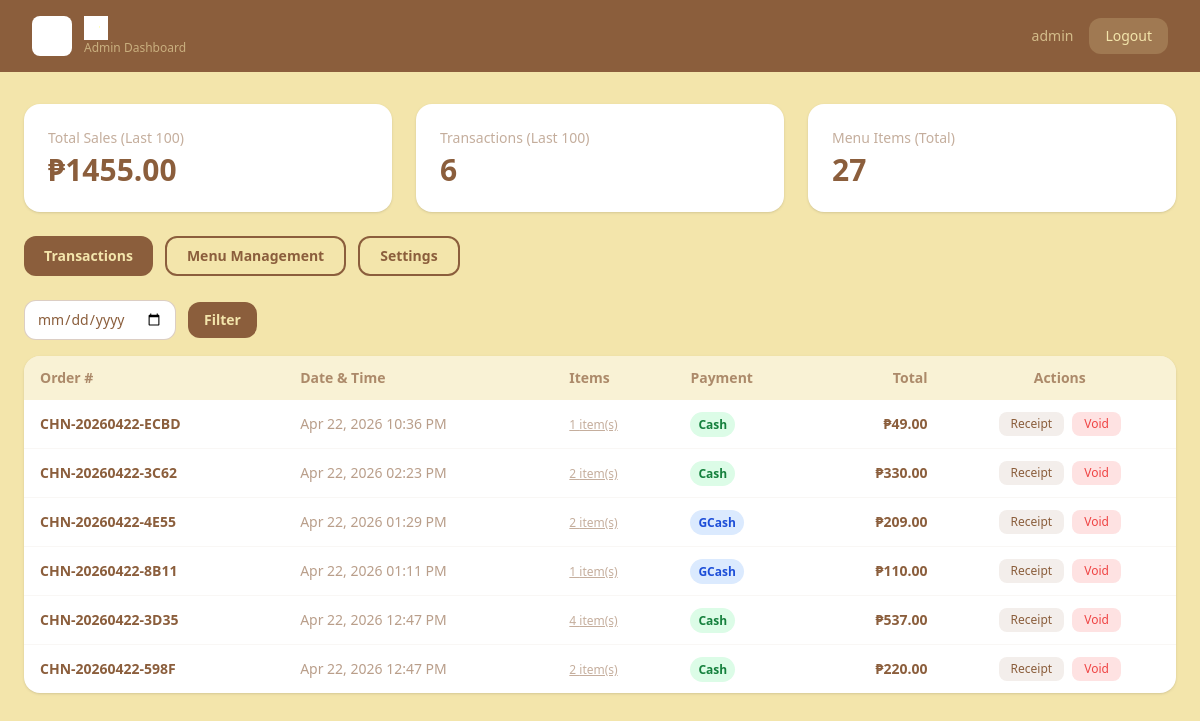
The page /admin (signed in) on the database its author committed.
### models.py (models this page shows)
class User(Base):
    __tablename__ = "users"
    id = Column(Integer, primary_key=True, index=True)
    username = Column(String, unique=True, nullable=False)
    password = Column(String, nullable=False)
    role = Column(String, default="cashier")

class Transaction(Base):
    __tablename__ = "transactions"
    id = Column(Integer, primary_key=True, index=True)
    order_number = Column(String, nullable=False)
    timestamp = Column(DateTime, default=datetime.utcnow)
    items_json = Column(Text, nullable=False)
    total_amount = Column(Float, nullable=False)
    payment_method = Column(String, nullable=False)
    amount_tendered = Column(Float, nullable=True)
    change_given = Column(Float, nullable=True)
    cashier_id = Column(Integer, ForeignKey("users.id"))
    is_voided = Column(Boolean, default=False)
    void_reason = Column(String, nullable=True)
    cashier = relationship("User")

### main.py (the view)
@app.get("/admin", response_class=HTMLResponse)
def admin_dashboard(request: Request, filter_date: str = None, db: Session = Depends(get_db)):
    user = get_session_user(request, db)
    if not user or user.role != "admin":
        return RedirectResponse("/login")
    query = db.query(Transaction).filter(Transaction.is_voided == False)
    if filter_date:
        try:
            d = date.fromisoformat(filter_date)
            query = query.filter(
                Transaction.timestamp >= datetime(d.year, d.month, d.day, 0, 0, 0),
                Transaction.timestamp <= datetime(d.year, d.month, d.day, 23, 59, 59),
            )
        except ValueError:
            pass
    transactions = query.order_by(Transaction.timestamp.desc()).limit(100).all()
    total_sales = sum(t.total_amount for t in transactions)
    for tx in transactions:
        tx.items = json.loads(tx.items_json)
    products = db.query(Product).order_by(Product.category, Product.name).all()
    settings = get_settings(db)
    return templates.TemplateResponse("admin.html", {
        "request": request,
        "user": user,
        "transactions": transactions,
        "total_sales": total_sales,
        "products": products,
        "categories": CATEGORIES,
        "filter_date": filter_date or "",
        "settings": settings,
    })

### templates/admin.html (shortened to what this page needs)
{% extends "base.html" %}
{% block content %}
<div class="min-h-screen">
  <header class="bg-cocoa text-cream px-8 py-4 flex items-center justify-between">
    <div class="flex items-center gap-3">
      <img src="/static/logo.jpg" alt="Chinos Coffee" class="w-10 h-10 object-contain rounded-lg" style="filter:brightness(10);"/>
      <div>
        <img src="/static/wordmark.jpg" alt="Chinos" class="h-6 object-contain" style="filter:brightness(10);mix-blend-mode:screen;"/>
        <p class="text-xs" style="color:#F3E5AB;opacity:0.6;">Admin Dashboard</p>
      </div>
    </div>
    <div class="flex items-center gap-4">
      <span class="text-sm" style="color:#F3E5AB;opacity:0.7;">{{ user.username }}</span>
      <a href="/logout" class="text-sm px-4 py-2 rounded-xl transition-all" style="background:#F3E5AB33;">Logout</a>
    </div>
  </header>
  <div class="max-w-7xl mx-auto px-6 py-8 space-y-6">
    <div class="grid grid-cols-3 gap-6">
      <div class="bg-white rounded-2xl p-6 shadow">
        <p class="text-sm" style="color:#8B5E3C;opacity:0.5;">Total Sales {% if filter_date %}({{ filter_date }}){% else %}(Last 100){% endif %}</p>
        <p class="text-cocoa font-bold text-3xl mt-1">₱{{ "%.2f"|format(total_sales) }}</p>
      </div>
      <div class="bg-white rounded-2xl p-6 shadow">
        <p class="text-sm" style="color:#8B5E3C;opacity:0.5;">Transactions {% if filter_date %}({{ filter_date }}){% else %}(Last 100){% endif %}</p>
        <p class="text-cocoa font-bold text-3xl mt-1">{{ transactions|length }}</p>
      </div>
      <div class="bg-white rounded-2xl p-6 shadow">
        <p class="text-sm" style="color:#8B5E3C;opacity:0.5;">Menu Items (Total)</p>
        <p class="text-cocoa font-bold text-3xl mt-1">{{ products|length }}</p>
      </div>
    </div>
    <div class="flex gap-3">
      <button onclick="showTab('transactions')" id="tab-btn-transactions"
              class="admin-tab px-5 py-2 rounded-xl font-semibold text-sm bg-cocoa text-cream">Transactions</button>
      <button onclick="showTab('menu')" id="tab-btn-menu"
              class="admin-tab px-5 py-2 rounded-xl font-semibold text-sm border-2 border-cocoa text-cocoa hover:bg-cocoa hover:text-cream transition-all">Menu Management</button>
      <button onclick="showTab('settings')" id="tab-btn-settings"
              class="admin-tab px-5 py-2 rounded-xl font-semibold text-sm border-2 border-cocoa text-cocoa hover:bg-cocoa hover:text-cream transition-all">Settings</button>
    </div>
    <div id="panel-transactions">
      <form method="get" action="/admin" class="flex items-center gap-3 mb-4">
        <input type="date" name="filter_date" value="{{ filter_date }}"
               class="border border-cocoa/30 rounded-xl px-3 py-2 text-cocoa text-sm focus:outline-none focus:border-cocoa"/>
        <button type="submit" class="bg-cocoa text-cream px-4 py-2 rounded-xl text-sm font-semibold hover:bg-cocoaDark transition-all">Filter</button>
      </form>
      <div class="bg-white rounded-2xl shadow overflow-hidden">
        <div class="overflow-x-auto">
          <table class="w-full text-sm">
            <thead style="background:#F3E5AB80;">
              <tr>
                <th class="text-left px-4 py-3 text-cocoa/70 font-semibold">Order #</th>
                <th class="text-left px-4 py-3 text-cocoa/70 font-semibold">Date & Time</th>
                <th class="text-left px-4 py-3 text-cocoa/70 font-semibold">Items</th>
                <th class="text-left px-4 py-3 text-cocoa/70 font-semibold">Payment</th>
                <th class="text-right px-4 py-3 text-cocoa/70 font-semibold">Total</th>
                <th class="text-center px-4 py-3 text-cocoa/70 font-semibold">Actions</th>
              </tr>
            </thead>
            <tbody class="divide-y divide-cocoa/5">
              {% for tx in transactions %}
              <tr id="row-{{ tx.id }}" class="hover:bg-cream/30 transition-colors">
                <td class="px-4 py-3 font-semibold text-cocoa">{{ tx.order_number }}</td>
                <td class="px-4 py-3 text-cocoa/60">{{ tx.timestamp.strftime('%b %d, %Y %I:%M %p') }}</td>
                <td class="px-4 py-3 text-cocoa/70">
                  <button onclick="showDetail({{ tx.id }})" class="text-xs underline text-cocoa/50 hover:text-cocoa">
                    {{ tx.items|length }} item(s)
                  </button>
                </td>
                <td class="px-4 py-3">
                  <span class="px-2 py-1 rounded-full text-xs font-semibold
                    {% if tx.payment_method == 'Cash' %}bg-green-100 text-green-700{% else %}bg-blue-100 text-blue-700{% endif %}">
                    {{ tx.payment_method }}
                  </span>
                </td>
                <td class="px-4 py-3 text-right font-bold text-cocoa">₱{{ "%.2f"|format(tx.total_amount) }}</td>
                <td class="px-4 py-3 text-center">
                  <div class="flex gap-2 justify-center">
                    <a href="/receipt/{{ tx.id }}" target="_blank"
                       class="text-xs px-3 py-1 rounded-lg hover:bg-cocoa hover:text-cream transition-all" style="background:#8B5E3C1A;color:#8B5E3C;">
                      Receipt
                    </a>
                    <button onclick="openVoid({{ tx.id }}, '{{ tx.order_number }}')"
                            class="text-xs px-3 py-1 rounded-lg hover:bg-red-500 hover:text-white transition-all" style="background:#FEE2E2;color:#EF4444;">
                      Void
                    </button>
                  </div>
                </td>
              </tr>
              {% else %}
              <tr><td colspan="6" class="text-center py-10 text-cocoa/30">No transactions found.</td></tr>
              {% endfor %}
            </tbody>
          </table>
        </div>
      </div>
    </div>
  </div>
</div>
{% endblock %}

### templates/base.html (style rules this page uses)
body { background-color: #F3E5AB; font-family: 'Segoe UI', sans-serif; }

### rows shown on the page
User: username "admin"
Transaction: order_number "CHN-20260422-ECBD", timestamp "Apr 22, 2026 10:36 PM", items|length "1", payment_method "Cash", total_amount "49.00"
Transaction: order_number "CHN-20260422-3C62", timestamp "Apr 22, 2026 02:23 PM", items|length "2", payment_method "Cash", total_amount "330.00"
Transaction: order_number "CHN-20260422-4E55", timestamp "Apr 22, 2026 01:29 PM", items|length "2", payment_method "GCash", total_amount "209.00"
Transaction: order_number "CHN-20260422-8B11", timestamp "Apr 22, 2026 01:11 PM", items|length "1", payment_method "GCash", total_amount "110.00"
Transaction: order_number "CHN-20260422-3D35", timestamp "Apr 22, 2026 12:47 PM", items|length "4", payment_method "Cash", total_amount "537.00"
Transaction: order_number "CHN-20260422-598F", timestamp "Apr 22, 2026 12:47 PM", items|length "2", payment_method "Cash", total_amount "220.00"

### other values the page prints
{{ "%.2f"|format(total_sales) }} "1455.00"
{{ transactions|length }} "6"
{{ products|length }} "27"
